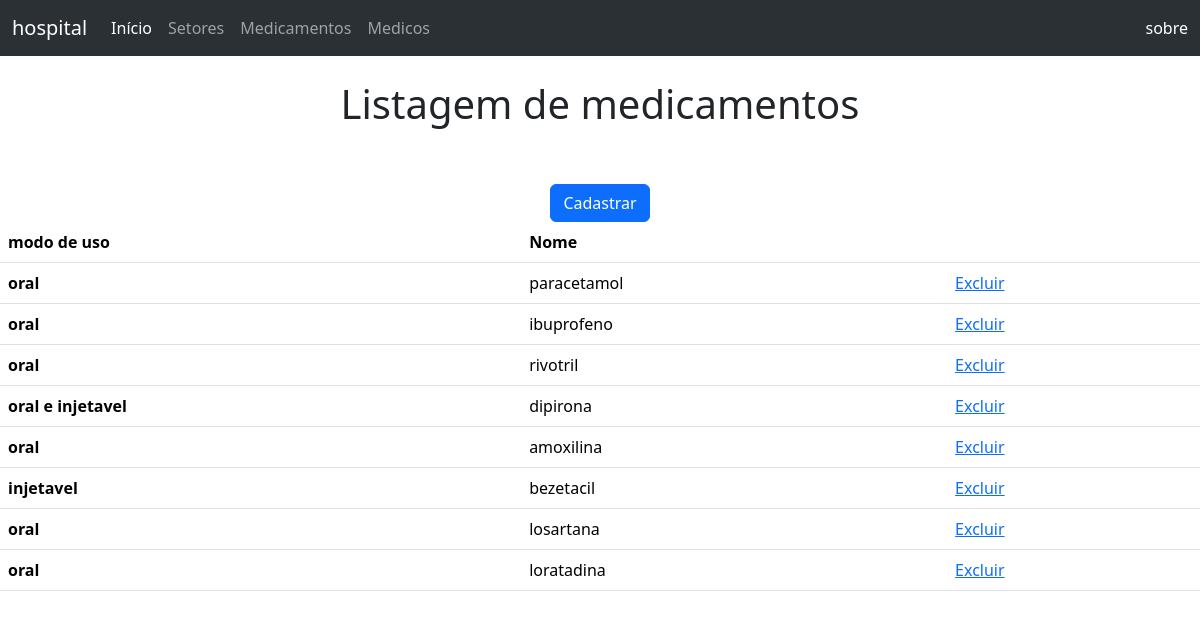
Page /medicamentos.php on the committed database.
### tables this page shows
CREATE TABLE `medicamentos` (
  `id` int(11) NOT NULL,
  `nome` text NOT NULL,
  `modo de uso` text NOT NULL
);

### medicamentos.php (the view, shortened to what this page needs)
<!DOCTYPE html>
<html lang="en">
<head>
    <link href="https://cdn.jsdelivr.net/npm/bootstrap@5.3.2/dist/css/bootstrap.min.css" rel="stylesheet">
</head>
<body>
<nav class="navbar navbar-expand-lg bg-body-tertiary" data-bs-theme="dark">
                <div class="container-fluid">
                    <a class="navbar-brand" href="#">hospital</a>
                <div class="collapse navbar-collapse" id="navbarText">
                <ul class="navbar-nav me-auto mb-2 mb-lg-0">
                    <li class="nav-item">
                       <a class="nav-link active" aria-current="page" href="index.php">Início</a>
                    </li>
                    <li class="nav-item">
                       <a class="nav-link" href="setores.php">Setores</a>
                    </li>
                    <li class="nav-item">
                            <a class="nav-link" href="medicamentos.php">Medicamentos</a>
                    </li>
                    <li class="nav-item">
                            <a class="nav-link" href="medicos.php">Medicos</a>
                    </li>
                </ul>
                <span class="navbar-text">
                    <a class="nav-link" href="sobre.php">sobre</a>
                 </span>
                </div>
            </div>
    </nav>
    <center>
        <br>
        <h1>Listagem de medicamentos</h1>
        <br>
        <br>
        <a href="medicamentos_formulario.php" class="btn btn-primary" role="button">Cadastrar</a>
    </center>
    <?php
    $servidor = "localhost";
    $usuario = "root";
    $senha = "";
    $banco = "hospital";
    $conn = new mysqli($servidor, $usuario, $senha, $banco);
    $consulta = "SELECT * FROM `medicamentos`";
    $result = $conn->query($consulta);
    if ($result->num_rows > 0) {
?>
    <table class="table">
        <thead>
            <tr>
                <th scope="col">modo de uso</th>
                <th scope="col">Nome</th>
                <th scope="col"></th>
            </tr>
        </thead>
        <tbody>
<?php
        while($row = $result->fetch_assoc()) {
            echo "<tr>";
            echo "<th scope=\"row\">". $row["modo de uso"] ."</th>";
            echo "<td>". $row["nome"] ."</td>";
            echo "<td><a href=\"medicamentos_exclui.php?id=". $row["id"] ."\">Excluir</a></td>";
            echo "</tr>";
        }
?>
        </tbody>
    </table>
<?php
    } else {
        echo "0 itens";
    }
    ?>
</body>
</html>

### rows in the picture
medicamentos: modo de uso "oral", nome "paracetamol"
medicamentos: modo de uso "oral", nome "ibuprofeno"
medicamentos: modo de uso "oral", nome "rivotril"
medicamentos: modo de uso "oral e injetavel", nome "dipirona"
medicamentos: modo de uso "oral", nome "amoxilina"
medicamentos: modo de uso "injetavel", nome "bezetacil"
medicamentos: modo de uso "oral", nome "losartana"
medicamentos: modo de uso "oral", nome "loratadina"
